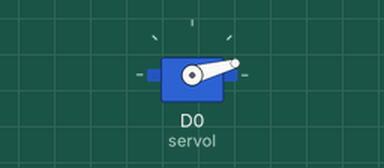
Bench run of a sketch on a simulated ESP8266 (NodeMCU). On the bench: servo.

Above: at 0.05 s.
Timing chart, 0 to 4.6 s (numbered marks = the images above):
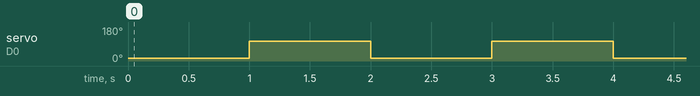

The sketch:

sketch_sep5b.ino
```cpp
#include <Servo.h>
Servo servol;
void setup()
{
 servol.attach(D0, 500, 2400);
// servol.attach(D6);
}

void loop()
{

 servol.write(15);
  delay(1000);
 servol.write(105);
 delay(1000);


}
```

Measured:
- by itself, servo on D0 (servol): alternates 105° for 1.0 s and 15° for 1.0 s
